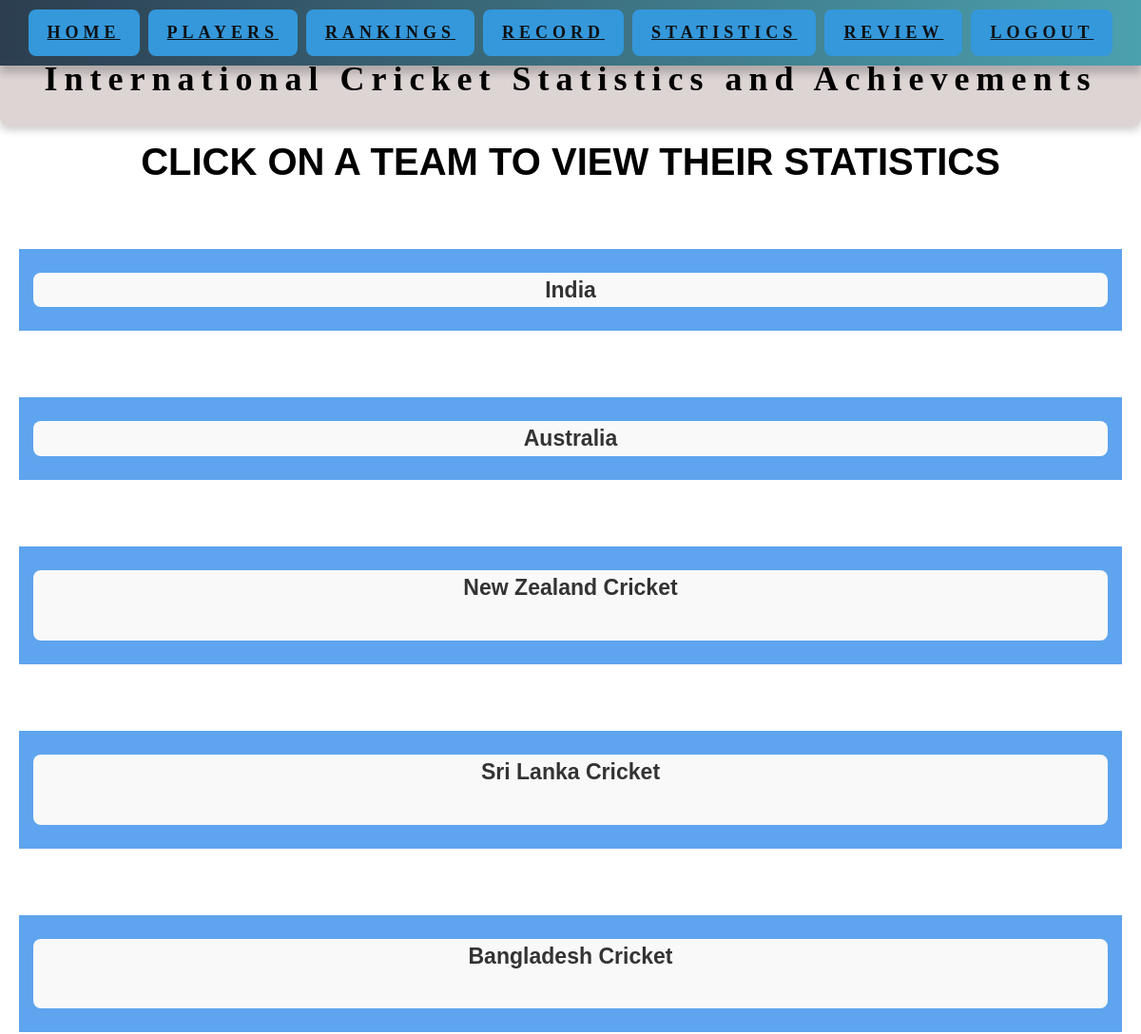
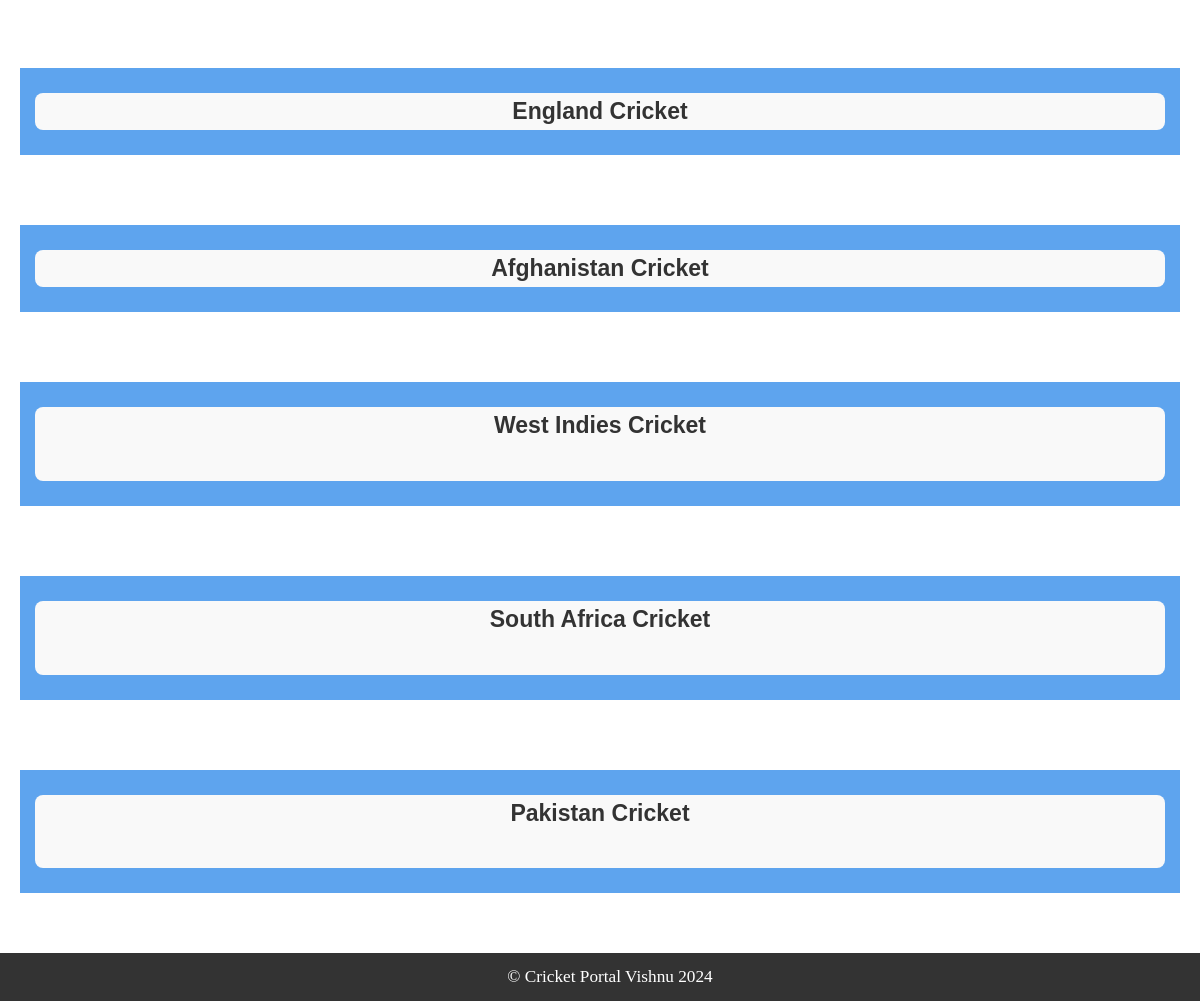
The app's page /Stats with its own data (2 pictures, top to bottom).
### tables this page shows
CREATE TABLE Statistics (Team_id INTEGER PRIMARY KEY, Team, image_url TEXT, Information TEXT);

### routes.py (the view)
@app.route('/Stats')
def Statistics():
    conn = get_db_connections()  # Establish DB connection
    cur = conn.cursor()
    cur.execute("SELECT Team, image_url, Information FROM Statistics")
    TeamsInfo = cur.fetchall()
    conn.close()  # Close the DB connection
    return render_template("Stats.html", TeamsInfo=TeamsInfo)

### routes.py (called while the page is built)
def get_db_connections():
    conn = sqlite3.connect(DATABASE)  # Connect to the SQLite database
    conn.row_factory = sqlite3.Row  # Configure the connection to return rows as dictionaries
    return conn  # Return the database connection

### templates/Stats.html (shortened to what this page needs)
<!DOCTYPE html>
<html lang="en">
<head>
    <link rel="stylesheet" href="/static/style.css">
</head>
<body class="recordbody">
    <nav class="Nav-bar">
        <strong><a href="/about">Home</a></strong>
        <strong><a href="/Players">Players</a></strong>
        <strong><a href="/Ranking">Rankings</a></strong>
        <strong><a href="/Record">Record</a></strong>
        <strong><a href="/Stats">Statistics</a></strong>
        <strong><a href="/Review">Review</a></strong>
        <strong><a href="/login">Logout</a></strong>
    </nav>
    <h1 class="stats1">International Cricket Statistics and Achievements</h1>
    <p class="recordp">CLICK ON A TEAM TO VIEW THEIR STATISTICS</p>
    <div class="teams-container">
        {% for team in TeamsInfo %}
        <details class="recorddetails">
            <summary class="recordsummary">
                <div class="lines">{{ team[0] }}</div>
            </summary>
        </details>
        {% endfor %}
    </div>
    <footer>
        <p class="footerp">&copy; Cricket Portal Vishnu 2024</p>
    </footer>
</body>
</html>

### static/style.css (style rules this page uses)
.Nav-bar { position: fixed; left: 50%; transform: translateX(-50%); width: calc(100% - 20px); top: 0; background: linear-gradient(to right, #2c3e50, #4ca1af); padding: 10px 10px; box-shadow: 0 8px 8px rgba(0, 0, 0, 0.2); text-align: center; letter-spacing: 5px; z-index: 1; }
.Nav-bar { font-family: Dancing Script; font-size: 16px; text-transform: uppercase; text-decoration: none; }
footer { background-color: #333; color: white; text-align: center; padding: 10px; width: 100%; font-size: 14px; bottom: 0; ; }
footer p { margin: 0; font-size: 1em; }
h1 { font-size: 100px; margin: 0; color: #e74c3c; }
p { font-size: 20px; margin: 10px 0; }
a { display: inline-block; padding: 10px 20px; font-size: 18px; color: #db5151; background-color: #3498db; border-radius: 8px; }
.stats1 { position: relative; top: 15px; text-align: center; font-size: 36px; padding: 20px; background-color: rgba(218, 208, 208, 0.9); color: black; font-family: Pinyon Script; margin-top: 20px; margin-bottom: 20px; letter-spacing: 7px; border-radius: 8px; box-shadow: 0 4px 8px rgba(0, 0, 0, 0.2); }
.footerp { color: white; font-family:Georgia ; font-size: larger; text-align: center; }
.recordbody { font-family: 'Gill Sans', 'Gill Sans MT', Calibri, 'Trebuchet MS', sans-serif; line-height: 1.6; margin: 0; padding: 0; background-color: lightblueviolet; }
.recorddetails { border-radius: 8px; margin: 20px auto; width: auto; padding: 20px; box-shadow: 0 4px 8px rgba(255, 255, 255, 0.9); transition: box-shadow 0.3s ease-in-out; }
.recordsummary { font-size: 1.3em; font-weight: 600; margin-bottom: 10px; cursor: pointer; padding: 15px; background-color: #5ea4ee; color: whitesmoke; border: none; outline: none; }
.lines { margin: 10px 0; color: #333; }
footer { text-align: center; margin-top: 30px; font-size: 0.9em; color: #555; }
p { margin-bottom: 1em; }
a { color: #0e1012; text-decoration: underline; }
.recordsummary { font-size: 1.2em; }
.lines { white-space: pre-line; font-weight: bolder; font-size: 1.2em; line-height:1.6em; color: #333; background-color: #f9f9f9; padding: auto; box-shawdow: 0 4px 8px rgba ; border-radius: 8px; text-align: center; }
details summary { list-style:none ; }
.recordp { color: black; font-size: 40px; font-weight: 900; text-align: center; }

### records on screen
Statistics: Team "India"
Statistics: Team "Australia"
Statistics: Team "New Zealand Cricket"
Statistics: Team "Sri Lanka Cricket"
Statistics: Team "Bangladesh Cricket"
Statistics: Team "England Cricket"
Statistics: Team "Afghanistan Cricket"
Statistics: Team "West Indies Cricket"
Statistics: Team "South Africa Cricket"
Statistics: Team "Pakistan Cricket"
